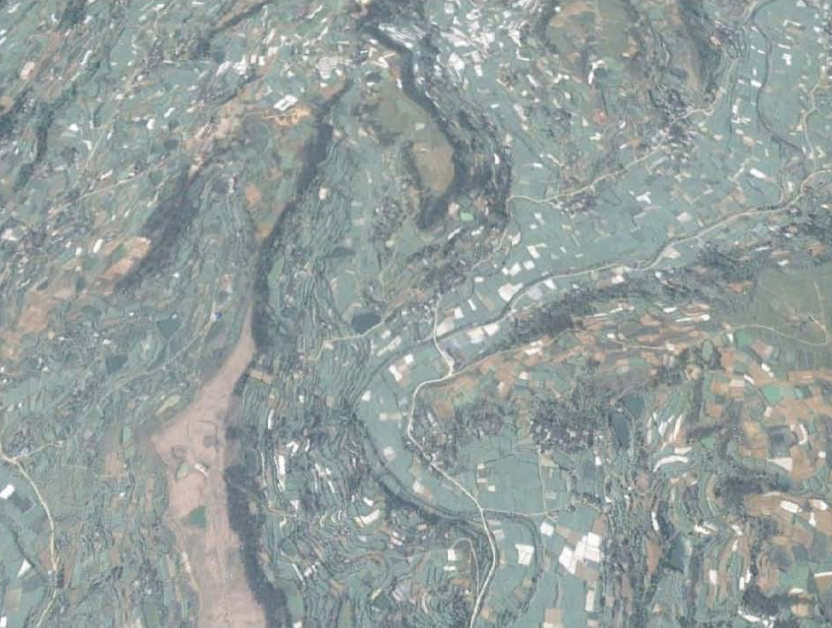
#> input picture paper_images/fig_1_input.png, 832 x 628 px; its folder holds only this picture in this run
$ python -i useful_functions.py   (imports and definitions only)
#> lines starting #> are read from the running program, lines starting #| are printed output that depends on the picture
import numpy as np
import matplotlib.pyplot as plt
import rasterio
from scipy.ndimage import gaussian_filter
import cv2

# Step 1
def dark_channel_prior(img, patch_size=4):
    """ Computes the dark channel of an image

    Inputs:
        img:           The input image
        patch_size:    The size of the neighborhood considered

    Outputs:
        img_dark       The dark image
    """

    h, w, c = img.shape

    pad_img = np.array([np.pad(img[:, :, c], pad_width=patch_size) for c in range(img.shape[-1])])

    img_dark = np.zeros((h, w))

    for k in range(patch_size, h + patch_size):
        for j in range(patch_size, w + patch_size):
            img_dark[k - patch_size, j - patch_size] = np.nanmin(
                pad_img[:, k - patch_size:k + patch_size + 1, j - patch_size:j + patch_size + 1])

    # Mask the dark channel so it has nans where original image has
    img_dark[np.isnan(img[:, :, 0])] = np.nan

    return img_dark


# Step 2
def global_atmospheric_light(img, img_dark, patch_size=4):
    """ Computes the global atmospheric light of an image
        given its dark channel prior

    Inputs:
        img:           The input image
        img_dark:      The dark channel prior of the image

    Outputs:
        A              The global atmospheric light
    """

    xk = np.nanargmax(img_dark)
    xk = np.unravel_index(xk, img_dark.shape)

    A = img[xk]

    return A


# Step 3
def normalize(img, A):
    """ Normalizes the image by its global atmospheric light
        and stretches the values to [0,1]

    Inputs:
        img:           The input image
        A              The global atmospheric light

    Outputs:
        img_n          The image normalized by A and stretched to [0,1]
    """

    # Normalize by global atmospheric light
    img_n = img / A
    # Stretch to [0,1]
    img_n = img_n / np.nanmax(img_n, axis=(0, 1))

    return img_n


# Steps 4 & 5
def atmospheric_veil(img_n, sigma=2):
    """ Estimates the atmospheric veil of the
        normalized image and smooths it

    Inputs:
        img_n:           The normalized image

    Outputs:
        V                The estimated atmospheric veil
    """

    V = np.nanmin(img_n, axis=2)
    V = gaussian_filter(V, sigma=sigma)
    V = np.expand_dims(V, axis=-1)

    return V


def transmission(V):
    t = 1 - V
    return t


# Step 6
def restore_radiance(img, A, V, t, t0=1, k=1):
    """ Restore scene radiance after haze removal

    Inputs:
        img:           The input image
        A:             The global atmospheric light
        V:             The estimated atmospheric veil
        t:             The estimated transmission
        t0:            Lower bound on transmission t
        k:             Parameter to keep a small amount of haze
                       from distant objects

    Outputs:
        J              The restored scene radiance
    """

    J = A * ((img / A) - k * V) / np.maximum(t, t0)

    return J


# Wrap up
def dehazing(img, patch_size=4, sigma=2, t0=0.4, k=0.7):
    # Dark channel prior
    img_dark = dark_channel_prior(img, patch_size)
    # Global atmospheric light
    A = global_atmospheric_light(img, img_dark)
    # Normalization
    img_n = normalize(img, A)
    # Atmospheric veil
    V = atmospheric_veil(img_n, sigma=sigma)
    # Transmission
    t = transmission(V)
    # Restored scene radiance
    J = restore_radiance(img, A, V, t, t0=t0, k=k)

    return J


# Helper functions to display the original and its computed restored radiance
# [63 lines left out: functions plot_steps, plot_steps_ms, not called in this run]


def plot_comparison(img, patch_size=4, sigma=2, t0=0.4, k=0.7):
    # Compute resotred radiance
    J = dehazing(img, patch_size, sigma, t0, k)
    # Normalization
    J = J / np.nanmax(J, axis=(0, 1))

    # Print original image vs result
    fig, axes = plt.subplots(2, 2, figsize=(20, 10))
    axes[0, 0].imshow(img)
    axes[0, 0].set_title("Original rgb image")
    axes[0, 1].imshow(J)
    axes[0, 1].set_title("Restored scene radiance")

    color = ('b', 'g', 'r')

    for i, col in enumerate(color):
        histr = cv2.calcHist([(img * 255).astype(np.uint16)], [i], None, [256], [0, 256])
        histJ = cv2.calcHist([(J * 255).astype(np.uint16)], [i], None, [256], [0, 256])
        axes[1, 0].plot(histr, color=col)
        axes[1, 1].plot(histJ, color=col)


# [285 lines left out: functions plot_comparison2, plot_comparison_ms, plot_results, plot_results_ndvi, plot_results_ms, extract_img, not called in this run]

>>> import cv2
>>> picture = cv2.imread('../paper_images/fig_1_input.png')
#> picture is the input picture: shape (628, 832, 3); mean B, G, R 157.4, 159.1, 149.1
>>> result = plot_comparison(picture)
#> after the loop in dark_channel_prior, `for k in range(patch_size, h + patch_size):`:
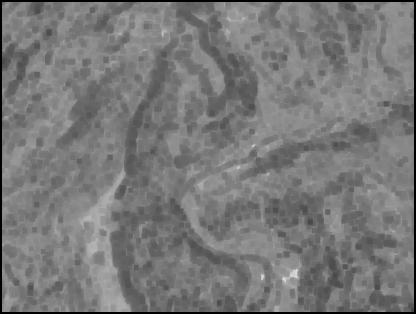
#> img_dark: shape (628, 832) float64 (shown at 1/2 size); min 0, max 231, mean 120.1
#> in global_atmospheric_light, `xk = np.nanargmax(img_dark)`: xk = 449873
#> in global_atmospheric_light, `xk = np.unravel_index(xk, img_dark.shape)`: xk = (540, 593)
#> in global_atmospheric_light, `A = img[xk]`: A = [249, 253, 253]
#> in normalize, `img_n = img / A`:
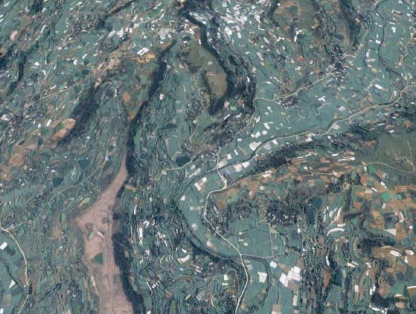
#> img_n: shape (628, 832, 3) float64 (shown at 1/2 size); mean B, G, R 0.632, 0.629, 0.589; drawn with min black and max white
#> in atmospheric_veil, `V = np.nanmin(img_n, axis=2)`:
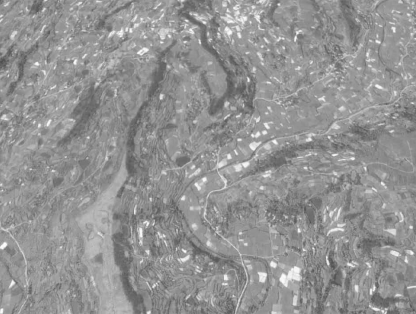
#> V: shape (628, 832) float64 (shown at 1/2 size); min 0.282, max 0.996, mean 0.578
#> in transmission, `t = 1 - V`:
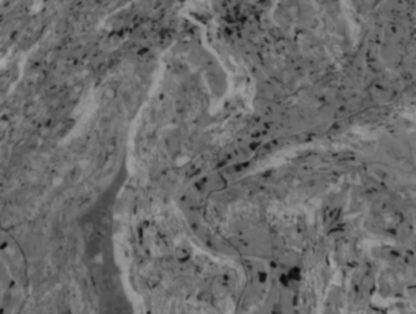
#> t: shape (628, 832, 1) float64 (shown at 1/2 size); min 0.0336, max 0.665, mean 0.422
#> in restore_radiance, `J = A * ((img / A) - k * V) / np.maximum(t, t0)`:
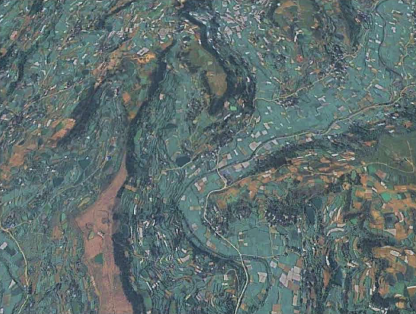
#> J: shape (628, 832, 3) float64 (shown at 1/2 size); mean B, G, R 131, 131.8, 109.3; drawn with min black and max white
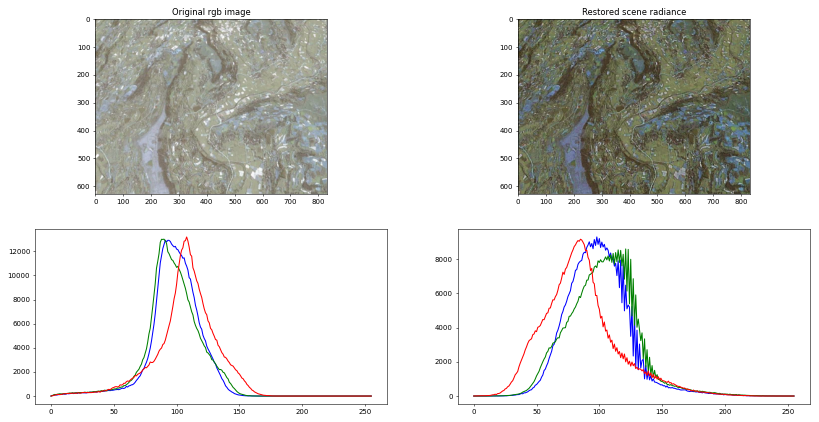
#> figure drawn by matplotlib, 4 panels; B, G, R data is drawn as R, G, B; panel 3: curve peaks at x = 91, y = 12924; panel 3: curve peaks at x = 90, y = 13008; panel 3: curve peaks at x = 108, y = 13192; panel 4: curve peaks at x = 98, y = 9301

$ run again, on paper_images/fig_2_input.png
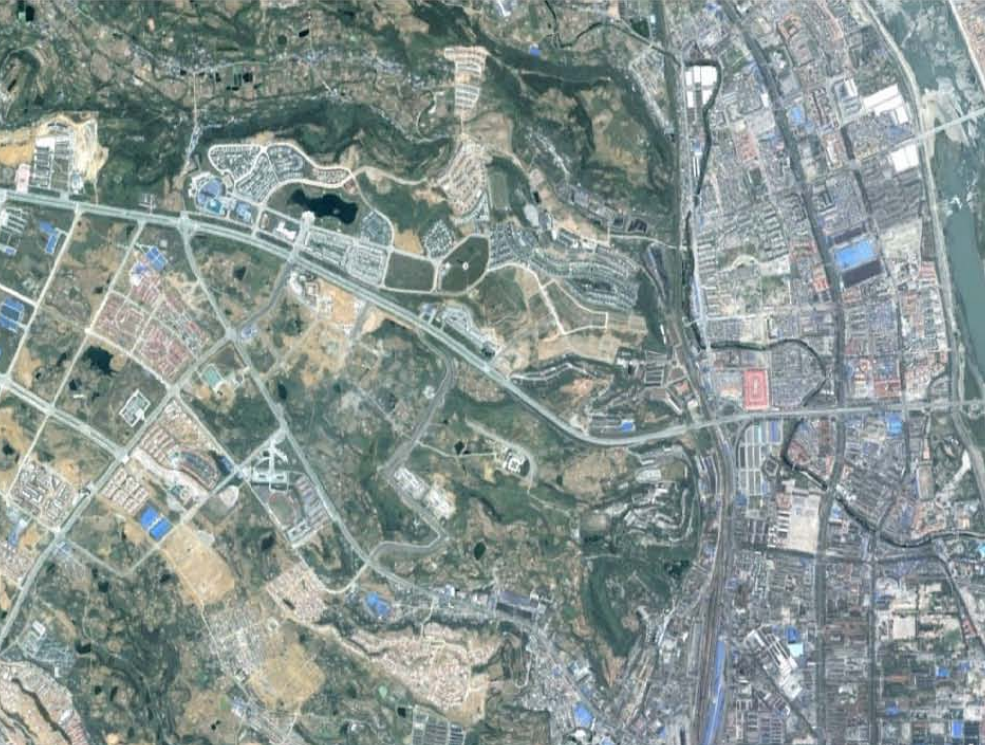
#> input picture paper_images/fig_2_input.png, 985 x 745 px
#> picture is the input picture: shape (745, 985, 3); mean B, G, R 144.7, 148.2, 136
#> after the loop in dark_channel_prior, `for k in range(patch_size, h + patch_size):`:
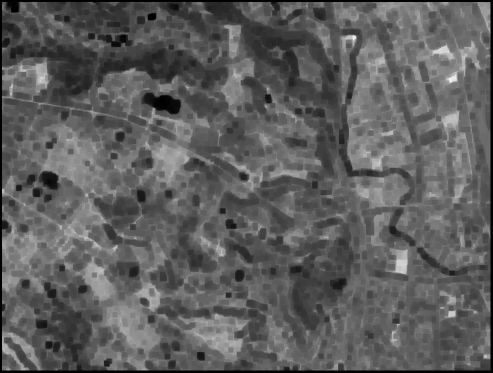
#> img_dark: shape (745, 985) float64 (shown at 1/2 size); min 0, max 246, mean 93.8
#> in global_atmospheric_light, `xk = np.nanargmax(img_dark)`: xk = 155544
#> in global_atmospheric_light, `xk = np.unravel_index(xk, img_dark.shape)`: xk = (157, 899)
#> in global_atmospheric_light, `A = img[xk]`: A = [253, 253, 253]
#> `result = plot_comparison(picture)`:
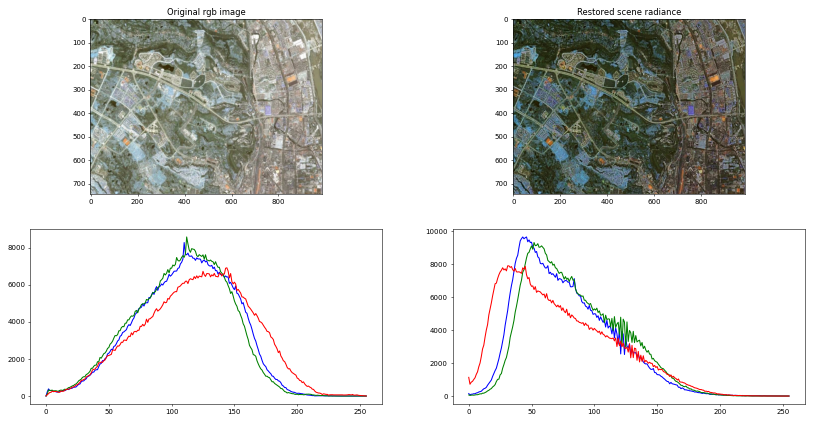
#> figure drawn by matplotlib, 4 panels; B, G, R data is drawn as R, G, B; panel 3: curve peaks at x = 110, y = 8289; panel 3: curve peaks at x = 112, y = 8589; panel 3: curve peaks at x = 144, y = 6924; panel 4: curve peaks at x = 46, y = 9650

$ run again, on paper_images/fig_3_input.png
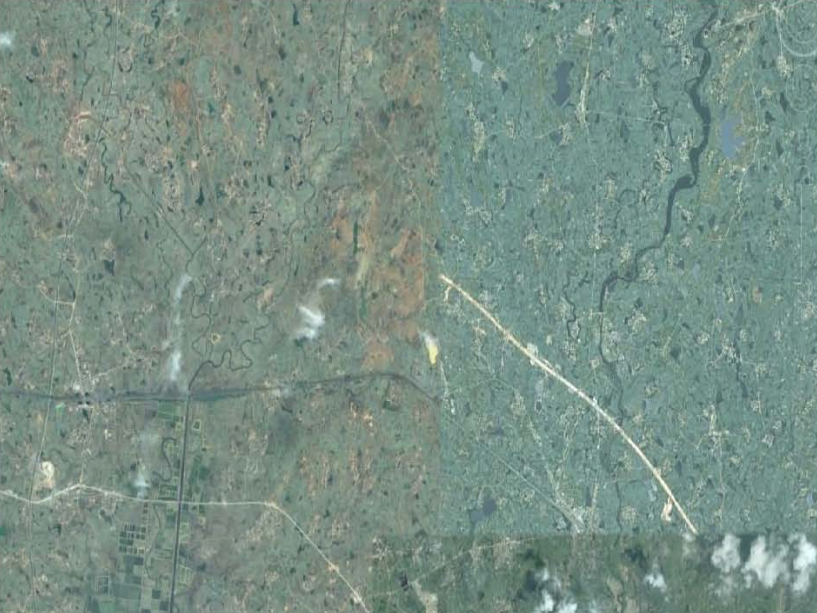
#> input picture paper_images/fig_3_input.png, 817 x 613 px
#> picture is the input picture: shape (613, 817, 3); mean B, G, R 133.6, 143.6, 121.2
#> after the loop in dark_channel_prior, `for k in range(patch_size, h + patch_size):`:
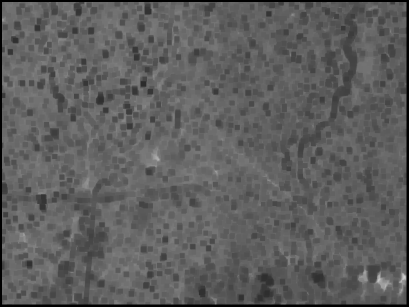
#> img_dark: shape (613, 817) float64 (shown at 1/2 size); min 0, max 210, mean 94.2
#> in global_atmospheric_light, `xk = np.nanargmax(img_dark)`: xk = 452610
#> in global_atmospheric_light, `xk = np.unravel_index(xk, img_dark.shape)`: xk = (553, 809)
#> in global_atmospheric_light, `A = img[xk]`: A = [252, 254, 232]
#> `result = plot_comparison(picture)`:
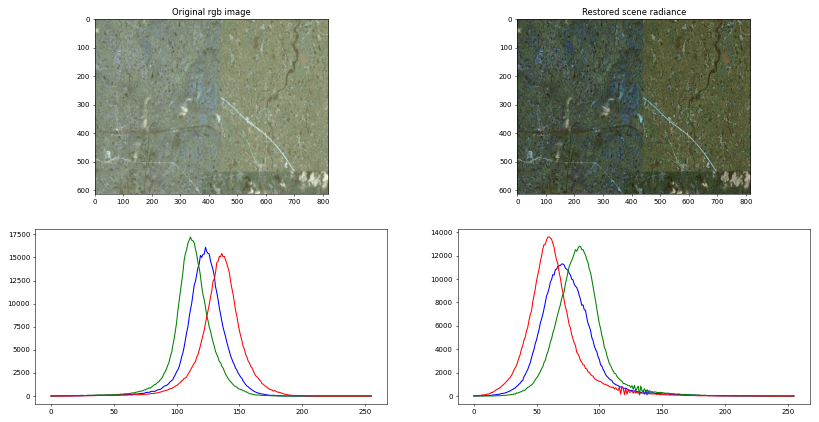
#> figure drawn by matplotlib, 4 panels; B, G, R data is drawn as R, G, B; panel 3: curve peaks at x = 123, y = 16093; panel 3: curve peaks at x = 111, y = 17214; panel 3: curve peaks at x = 136, y = 15424; panel 4: curve peaks at x = 70, y = 11291
